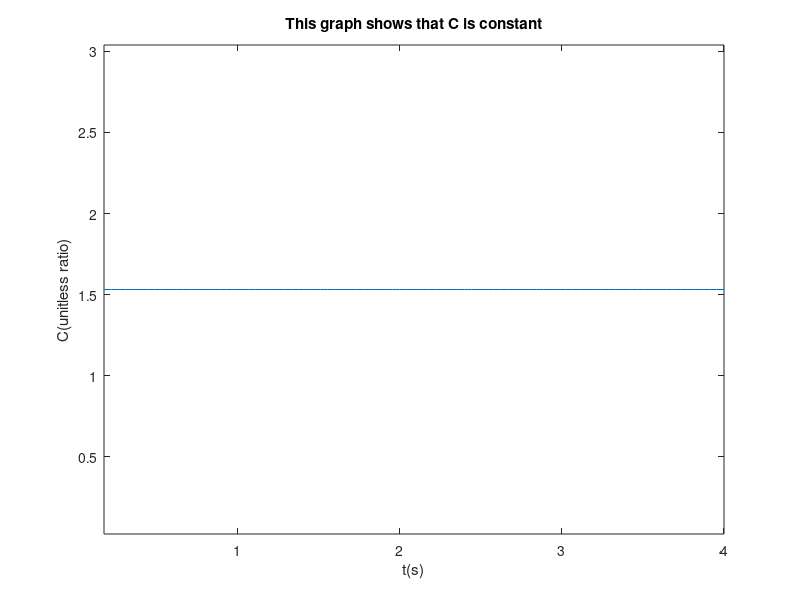

The MATLAB source for this figure:
%%% MIE301 Lab 2
%%
close all;                                      % closes all figures
clear all;                                      % clears all variables from memory
clc;                                            % clears all calculations from the Matlab workspace

% Plot Parameters: these will be used to set the axis limits on the figure
xmin= -200;                                     % leftmost window edge
xmax= 300;                                      % rightmost window edge
ymin= -20;                                      % bottom window edge
ymax= 400;                                      % top window edge

% xmin= -100;                                   % leftmost window edge
% xmax= 200;                                    % rightmost window edge
% ymin= 100;                                    % bottom window edge
% ymax= 200;                                    % top window edge

%% Define Angles
increments = 91; % number of theta_2 configuration steps to calculate along mechanism rotation
deg = pi/180;
min_rot_2 = 170*deg;
max_rot_2 = 200*deg;
avg_rot_2 = (max_rot_2+min_rot_2)/2;

min_rot_4 = 150*deg;
max_rot_4 = 220*deg;

min_rot_11 = 20*deg;
%max_rot_11 = 690*deg;
max_rot_11 = 1000*deg;

onez = ones(1,increments);

temp_2a= linspace(min_rot_2,max_rot_2,increments);
temp_2b= linspace(min_rot_2,avg_rot_2,increments);
temp_4 = linspace(min_rot_4,max_rot_4,increments);
temp_11= linspace(max_rot_11,min_rot_11,increments);


% theta_2 = [temp_2a flip(temp_2a) temp_2b avg_rot_2*([onez onez onez])];
% theta_4 = [min_rot_4*([onez onez onez]) temp_4 max_rot_4*([onez onez])];
% theta_11= [max_rot_11*([onez onez onez onez]) temp_11 flip(temp_11)];

% Height and Canopy Angle
% theta_2 = [temp_2a flip(temp_2a) min_rot_2*([onez onez])];
% theta_4 = [min_rot_4*([onez onez]) temp_4 flip(temp_4)];
% theta_11= [max_rot_11*([onez onez onez onez])];

% Just canopy angle
% theta_2 = [180*deg*([onez])];
% theta_4 = [temp_4];
% theta_11= [max_rot_11*([onez])];

% Just height
% theta_2 = [temp_2a flip(temp_2a)];
% theta_4 = [min_rot_4*([onez onez])];
% theta_11= [max_rot_11*([onez onez])];

% Just Opening 
theta_2 = [min_rot_2*onez];
theta_4 = [min_rot_4*onez];
theta_11= [temp_11];

% t= linspace (0,4,2*increments);
t= linspace (0,4,length(theta_2));
%% Define Link Lengths and ratios
L1  = 200;
L2  = 30;
L3  = 100;
L4  = 25;
L5  = 75;
L6  = 15;                            %length of EJ
L7  = 150;
L8  = L7;
L9  = 35;
L10A= 100;
L10B= 15;
L10C= 10;

L13 = 130;                           %canopy radius

OAB_ratio = L3/L1;                  % AB / OB
FDE_ratio = L5/L3;                  % FE / DE
ADC_ratio = 0.4;
GH_ratio = 0.4;                     % GH / GF
VT_ratio = 0.15;
MN_ratio = 2.1;

L11 = VT_ratio * L13;
L12 = L11;
theta_IEJ = 60*deg;                 % Angle IEJ
lead = 5/pi;                        % Centimeters of lead screw travel per radian. 
canopy_angle = theta_4-theta_IEJ;

g=9.81;
linear_weight_density = 0.0015*g;%N/cm          %Linear density of all the links except 3 and 5
lead_linear_density = 0.005;

w1 = linear_weight_density * L1;                                                                                   
w2 = linear_weight_density * L2;                                              
w3 = 16*g;                                               
w4 = linear_weight_density * L4;                                                
w5 = 33.302147602117415;                                                
w6 = linear_weight_density * (L6 + L4*(1-GH_ratio) + sqrt(L6^2 + (L4*(1-GH_ratio))^2- 2*L6*L4*(1-GH_ratio)*cos(theta_IEJ)));                                                
w7 = linear_weight_density * L7;                                                
w8 = linear_weight_density * L8;                                               
w9 = lead_linear_density * L9;                                                
w10A=linear_weight_density * (L10A);
w10B=linear_weight_density * (L10B);  
w10C=linear_weight_density * (L10C);             
w11 =linear_weight_density * L11;                                              
w12 =linear_weight_density * L12;                                               
w13 =linear_weight_density * L13;
w14 =w13;
         
w_tot = w1 + w2 + w3 + w4 + w5 + w6 +w7 + w8 + w9 + w10A +w10B + w10C + 4*w11 + 4*w12 + 8*w13;
W_canopy = w9 + 4*w11 + 4*w12 + 8*w13;

%% set up figure
figure(1);                         %create new figure
set(1,'WindowStyle','Docked')      %dock the figure
clr = 'Color';
LW = 'LineWidth';
clr1 = [0 0 0];
clr3 = [0.69 0.1 0.1];
clr4 = [0.84 0.6 0.6];
dot_clr = 'm.';
grnd_clr = [0 0 0];

animate = true;
%% Set up zero vectors just to speed up simulation, Ignore this section
if true
    Ox = zeros(1,length(theta_2));
    Oy = zeros(1,length(theta_2));
    Ax = zeros(1,length(theta_2));
    Ay = zeros(1,length(theta_2));
    Bx = zeros(1,length(theta_2));
    By = zeros(1,length(theta_2));
    Cx = zeros(1,length(theta_2));
    Cy = zeros(1,length(theta_2));
    Dx = zeros(1,length(theta_2));
    Dy = zeros(1,length(theta_2));
    Ex = zeros(1,length(theta_2));
    Ey = zeros(1,length(theta_2));
    Fx = zeros(1,length(theta_2));
    Fy = zeros(1,length(theta_2));
    Gy = zeros(1,length(theta_2));
    Gx = zeros(1,length(theta_2));
    Hx = zeros(1,length(theta_2));
    Hy = zeros(1,length(theta_2));
    Ix = zeros(1,length(theta_2));
    Iy = zeros(1,length(theta_2));
    Jx = zeros(1,length(theta_2));
    Jy = zeros(1,length(theta_2));
    Kx = zeros(1,length(theta_2));
    Ky = zeros(1,length(theta_2));
    Lx = zeros(1,length(theta_2));
    Ly = zeros(1,length(theta_2));
    Mx = zeros(1,length(theta_2));
    My = zeros(1,length(theta_2));
    Nx = zeros(1,length(theta_2));
    Ny = zeros(1,length(theta_2));
    Px = zeros(1,length(theta_2));
    Py = zeros(1,length(theta_2));
    Qx = zeros(1,length(theta_2));
    Qy = zeros(1,length(theta_2));
    Rx = zeros(1,length(theta_2));
    Ry = zeros(1,length(theta_2));
    Sx = zeros(1,length(theta_2));
    Sy = zeros(1,length(theta_2));
    Tx = zeros(1,length(theta_2));
    Ty = zeros(1,length(theta_2));
    Ux = zeros(1,length(theta_2));
    Uy = zeros(1,length(theta_2));
    Vx = zeros(1,length(theta_2));
    Vy = zeros(1,length(theta_2));
    Wx = zeros(1,length(theta_2));
    Wy = zeros(1,length(theta_2));
end

%% calculate mechanism motion
for i=1:length(theta_2)                               % step through motion of the mechanism
    
    % Set up Coordinates:
    Ox(i) = 0;                                  
    Oy(i) = 0;                                  
    Ax(i) = 0;                                                                     
    Ay(i) = L1 - L3;                                                               
    Bx(i) = 0;                                                  
    By(i) = L1;                                                     
    Cx(i) = Ax(i)+L2*cos(theta_2(i));                                    
    Cy(i) = Ay(i)+L2*sin(theta_2(i));                                    
    Dx(i) = ADC_ratio*Ax(i)+(1-ADC_ratio)*Cx(i);                                     
    Dy(i) = ADC_ratio*Ay(i)+(1-ADC_ratio)*Cy(i);                                     
    Ex(i) = Dx(i);                                     
    Ey(i) = Dy(i)+L3;                                     
    Fx(i) = Dx(i);                                     
    Fy(i) = Dy(i)+(1-FDE_ratio)*L3;                                
    Gy(i) = Fy(i)+L4*sin(theta_4(i));                                     
    Gx(i) = Fx(i)+L4*cos(theta_4(i));                                    
    Hx(i) = GH_ratio*Fx(i)+(1-GH_ratio)*Gx(i);                                     
    Hy(i) = GH_ratio*Fy(i)+(1-GH_ratio)*Gy(i);  
    Ix(i) = Hx(i);                                                                   
    Iy(i) = Hy(i)+L5;                                                                
    Jx(i) = Ex(i)+L6*cos(canopy_angle(i));                                     
    Jy(i) = Ey(i)+L6*sin(canopy_angle(i));                                      
    Kx(i) = Ex(i)-L8*cos(theta_2(i));                                     
    Ky(i) = Ey(i)-L8*sin(theta_2(i));                                     
    Lx(i) = Kx(i)+Jx(i)-Ex(i);                                     
    Ly(i) = Ky(i)+Jy(i)-Ey(i);                                     
    Mx(i) = Lx(i)-L9*cos(canopy_angle(i));                                     
    My(i) = Ly(i)-L9*sin(canopy_angle(i));                                     
    Nx(i) = Lx(i) + MN_ratio*(Mx(i)-Lx(i));                                  
    Ny(i) = Ly(i) + MN_ratio*(My(i)-Ly(i));
    Px(i) = Nx(i);                                     
    Py(i) = Ny(i)-L10A;                                     
    Qx(i) = Px(i)+L11*cos(theta_11(i));                                     
    Qy(i) = Py(i);                                     
    Rx(i) = Qx(i);                                    
    Ry(i) = Qy(i)-L10C;
    Sx(i) = Mx(i) - (2*L13*VT_ratio-lead*theta_11(i))*cos(canopy_angle(i));%
    Sy(i) = My(i) - (2*L13*VT_ratio-lead*theta_11(i))*sin(canopy_angle(i)); %                                    
    Tx(i) = ((Sx(i) + Mx(i))/2)+sqrt((L13*VT_ratio)^2-(L13*VT_ratio-0.5*lead*theta_11(i))^2)*sin(canopy_angle(i));%
    Ty(i) = ((Sy(i) + My(i))/2)-sqrt((L13*VT_ratio)^2-(L13*VT_ratio-0.5*lead*theta_11(i))^2)*cos(canopy_angle(i));%
    Ux(i) = ((Sx(i) + Mx(i))/2)-sqrt((L13*VT_ratio)^2-(L13*VT_ratio-0.5*lead*theta_11(i))^2)*sin(canopy_angle(i));%
    Uy(i) = ((Sy(i) + My(i))/2)+sqrt((L13*VT_ratio)^2-(L13*VT_ratio-0.5*lead*theta_11(i))^2)*cos(canopy_angle(i));%%
    Vx(i) = Mx(i) + (1/VT_ratio)*(Tx(i)-Mx(i)); %                                    
    Vy(i) = My(i) + (1/VT_ratio)*(Ty(i)-My(i)); %
    Wx(i) = Mx(i) + (1/VT_ratio)*(Ux(i)-Mx(i)); %                                  
    Wy(i) = My(i) + (1/VT_ratio)*(Uy(i)-My(i)); %


end

%% Plot Mechanism

for i=1:length(theta_2)
    %///////////////////////////////////////////////////////////////////////////
    %% Draw Points:
    if animate
        plot([-30,30],[0,0], clr, grnd_clr);                                % Clear graph and draw ground
        hold on;                                                            % redraw the current figure
        axis( [xmin xmax ymin ymax] );                                      % figure axis limits
        xlabel('x (cm)', 'fontsize', 15);                                   % axis label
        ylabel('y (cm)', 'fontsize', 15);                                   % axil label
        grid off;                                                           % add a grid to the figure
        axis equal;                                                         % make sure the figure is not stretched
        title('Plot of Patio Umbrella Mechanism');                          % add a title to the figure

        plot([-30,-20],[-10 0], clr, grnd_clr);                             % draw base pivot
        plot([-20 -10],[-10 0], clr, grnd_clr);                             % draw base pivot    
        plot([-10 000],[-10 0], clr, grnd_clr);                             % draw base pivot
        plot([000 010],[-10,0], clr, grnd_clr);                             % draw base pivot    
        plot([010 020],[-10 0], clr, grnd_clr);                             % draw base pivot
        plot([020 030],[-10,0], clr, grnd_clr);                             % draw base pivot



    %     plot(Ax(i), Ay(i), dot_clr);                                      % draw a point at A
    %     plot(Bx(i), By(i), dot_clr);                                      % draw a point at B
    %     plot(Cx(i), Cy(i), dot_clr);                                      % draw a point at C
    %     plot(Dx(i), Dy(i), dot_clr);                                      % draw a point at D
    %     plot(Ex(i), Ey(i), dot_clr);                                      % draw a point at E
    %     plot(Fx(i), Fy(i), dot_clr);                                      % draw a point at F
    %     plot(Gx(i), Gy(i), dot_clr);                                      % draw a point at G
    %     plot(Hx(i), Hy(i), dot_clr);                                      % draw a point at H
    %     plot(Ix(i), Iy(i), dot_clr);                                      % draw a point at I
    %     plot(Jx(i), Jy(i), dot_clr);                                      % draw a point at J
    %     plot(Kx(i), Ky(i), dot_clr);                                      % draw a point at K
    %     plot(Lx(i), Ly(i), dot_clr);                                      % draw a point at L
    %     plot(Mx(i), My(i), dot_clr);                                      % draw a point at M
    %     plot(Nx(i), Ny(i), dot_clr);                                      % draw a point at N
    %     plot(Ox(i), Oy(i), dot_clr);                                      % draw a point at O
    %     plot(Px(i), Py(i), dot_clr);                                      % draw a point at P
    %     plot(Qx(i), Qy(i), dot_clr);                                      % draw a point at Q
    %     plot(Rx(i), Ry(i), dot_clr);                                      % draw a point at R
    %     plot(Sx(i), Sy(i), dot_clr);                                      % draw a point at S
    %     plot(Tx(i), Ty(i), dot_clr);                                      % draw a point at T
    %     plot(Ux(i), Uy(i), dot_clr);                                      % draw a point at U
    %     plot(Vx(i), Vy(i), dot_clr);                                      % draw a point at V
    %     plot(Wx(i), Wy(i), dot_clr);                                      % draw a point at W


        %% Draw Links:
        plot([Ax(i) Cx(i)], [Ay(i) Cy(i)], clr, clr1, LW, 1 );              % Link2
        plot([Ox(i) Bx(i)], [Oy(i) By(i)], clr, clr1, LW, 1 );              % Link1
        plot([Dx(i) Ex(i)], [Dy(i) Ey(i)], clr, clr1, LW, 1 );              % Link3
        plot([Gx(i) Fx(i)], [Gy(i) Fy(i)], clr, clr1, LW, 1 );              % Link4
        plot([Hx(i) Ix(i)], [Hy(i) Iy(i)], clr, clr1, LW, 1 );              % Link5
        plot([Ix(i) Ex(i)], [Iy(i) Ey(i)], clr, clr1, LW, 1 );              % Link6
        plot([Ex(i) Jx(i)], [Ey(i) Jy(i)], clr, clr1, LW, 1 );              % Link6
        plot([Ix(i) Jx(i)], [Iy(i) Jy(i)], clr, clr1, LW, 1 );              % Link6
        plot([Jx(i) Lx(i)], [Jy(i) Ly(i)], clr, clr1, LW, 1 );              % Link7
        plot([Ex(i) Kx(i)], [Ey(i) Ky(i)], clr, clr1, LW, 1 );              % Link8
        plot([Lx(i) Nx(i)], [Ly(i) Ny(i)], clr, clr1, LW, 1 );              % Link9    
        plot([Nx(i) Px(i)], [Ny(i) Py(i)], clr, clr1, LW, 1 );              % Link10
        plot([Px(i) Qx(i)], [Py(i) Qy(i)], clr, clr1, LW, 1 );              % Link10
        plot([Qx(i) Rx(i)], [Qy(i) Ry(i)], clr, clr1, LW, 1 );              % Link10
        plot([Ux(i) Sx(i)], [Uy(i) Sy(i)], clr, clr4, LW, 1 );              % Link11
        plot([Tx(i) Sx(i)], [Ty(i) Sy(i)], clr, clr4, LW, 1 );              % Link12
        plot([Mx(i) Vx(i)], [My(i) Vy(i)], clr, clr3, LW, 1 );              % Link13
        plot([Mx(i) Wx(i)], [My(i) Wy(i)], clr, clr3, LW, 1 );              % Link14
        plot([Wx(i) Vx(i)], [Wy(i) Vy(i)], clr, clr3, LW, 1 );              % 15 Umbrella canopy bottom or outer ring
        
%         lengthL = num2str(sqrt((Mx(i)-Wx(i))^2+(My(i)-Wy(i))^2));
%         text(Mx(i)+0.4, Cy(i), lengthL , clr,'k');                        %Verify that the length stays constant
    end

    axis equal;                        % make sure the figure is not stretched
    axis( [xmin xmax ymin ymax] );          % figure axis limits
    pause(0.0); 
    
%     %% Compute Averages
    avg_001x(i) = (Ox(i) + Bx(i))/2;
    avg_001y(i) = (Oy(i) + By(i))/2;              % Link1
    avg_002x(i) = (Ax(i) + Cx(i))/2;
    avg_002y(i) = (Ay(i) + Cy(i))/2;              % Link2
    avg_003x(i) = (Dx(i) + Ex(i))/2;
    avg_003y(i) = (Dy(i) + Ey(i))/2;              % Link3
    avg_004x(i) = (Gx(i) + Fx(i))/2;
    avg_004y(i) = (Gy(i) + Fy(i))/2;              % Link4
    avg_005x(i) = (Hx(i) + Ix(i))/2;
    avg_005y(i) = (Hy(i) + Iy(i))/2;              % Link5
    avg_06ax(i) = (Ix(i) + Ex(i))/2;
    avg_06ay(i) = (Iy(i) + Ey(i))/2;              % Link6
    avg_06bx(i) = (Ex(i) + Jx(i))/2;
    avg_06by(i) = (Ey(i) + Jy(i))/2;              % Link6
    avg_06cx(i) = (Ix(i) + Jx(i))/2;
    avg_06cy(i) = (Iy(i) + Jy(i))/2;              % Link6
    avg_007x(i) = (Jx(i) + Lx(i))/2;
    avg_007y(i) = (Jy(i) + Ly(i))/2;              % Link7
    avg_008x(i) = (Ex(i) + Kx(i))/2;
    avg_008y(i) = (Ey(i) + Ky(i))/2;              % Link8
    avg_009x(i) = (Lx(i) + Nx(i))/2;
    avg_009y(i) = (Ly(i) + Ny(i))/2;              % Link9    
    avg_10ax(i) = (Nx(i) + Px(i))/2;
    avg_10ay(i) = (Ny(i) + Py(i))/2;              % Link10
    avg_10bx(i) = (Px(i) + Qx(i))/2;
    avg_10by(i) = (Py(i) + Qy(i))/2;              % Link10
    avg_10cx(i) = (Qx(i) + Rx(i))/2;
    avg_10cy(i) = (Qy(i) + Ry(i))/2;              % Link10
    avg_011x(i) = (Ux(i) + Sx(i))/2;
    avg_011y(i) = (Uy(i) + Sy(i))/2;              % Link11
    avg_012x(i) = (Tx(i) + Sx(i))/2;
    avg_012y(i) = (Ty(i) + Sy(i))/2;              % Link12
    avg_013x(i) = (Mx(i) + Vx(i))/2;
    avg_013y(i) = (My(i) + Vy(i))/2;              % Link13
    avg_014x(i) = (Mx(i) + Wx(i))/2;
    avg_014y(i) = (My(i) + Wy(i))/2;              % Link14
    avg_015x(i) = (Wx(i) + Vx(i))/2;
    avg_015y(i) = (Wy(i) + Vy(i))/2;              %15   
%     %hold on;                          % draw on top of the current figure
% 
%     %% Plot averages of each link just to show that they make sense
    if false
        plot(avg_001x(i), avg_001y(i), dot_clr);                                      % draw a point at E
        plot(avg_002x(i), avg_002y(i), dot_clr);                                      % draw a point at E
        plot(avg_003x(i), avg_003y(i), dot_clr);                                      % draw a point at E
        plot(avg_004x(i), avg_004y(i), dot_clr);                                      % draw a point at E
        plot(avg_005x(i), avg_005y(i), dot_clr);                                      % draw a point at E
        plot(avg_06ax(i), avg_06ay(i), dot_clr);                                      % draw a point at E
        plot(avg_06bx(i), avg_06by(i), dot_clr);                                      % draw a point at E
        plot(avg_06cx(i), avg_06cy(i), dot_clr);                                      % draw a point at E
        plot(avg_007x(i), avg_007y(i), dot_clr);                                      % draw a point at E
        plot(avg_008x(i), avg_008y(i), dot_clr);                                      % draw a point at E
        plot(avg_009x(i), avg_009y(i), dot_clr);                                      % draw a point at E
        plot(avg_10ax(i), avg_10ay(i), dot_clr);                                      % draw a point at E
        plot(avg_10bx(i), avg_10by(i), dot_clr);                                      % draw a point at E
        plot(avg_10cx(i), avg_10cy(i), dot_clr);   
        plot(avg_011x(i), avg_011y(i), dot_clr);   
        plot(avg_012x(i), avg_012y(i), dot_clr);   
        plot(avg_013x(i), avg_013y(i), dot_clr);   
        plot(avg_014x(i), avg_014y(i), dot_clr);   
        plot(avg_015x(i), avg_015y(i), dot_clr);   
    end
    
%     %% Find h_cg
    y_avg(i) = 0;
    y_avg(i) = y_avg(i) + w1*avg_001x(i);
    y_avg(i) = y_avg(i) + w2*avg_002x(i);
    y_avg(i) = y_avg(i) + w3*avg_003x(i);
    y_avg(i) = y_avg(i) + w4*avg_004x(i);
    y_avg(i) = y_avg(i) + w5*avg_005x(i);
    y_avg(i) = y_avg(i) + w6*avg_06ax(i);
    y_avg(i) = y_avg(i) + w6*avg_06bx(i);
    y_avg(i) = y_avg(i) + w6*avg_06cx(i);
    y_avg(i) = y_avg(i) + w7*avg_007x(i);
    y_avg(i) = y_avg(i) + w7*avg_008x(i);
    y_avg(i) = y_avg(i) + w9*avg_009x(i);
    y_avg(i) = y_avg(i) + w10A*avg_10ax(i);
    y_avg(i) = y_avg(i) + w10B*avg_10bx(i);
    y_avg(i) = y_avg(i) + w10C*avg_10cx(i);
    y_avg(i) = y_avg(i) + 4*w11*avg_011x(i);
    y_avg(i) = y_avg(i) + 4*w12*avg_012x(i);
    y_avg(i) = y_avg(i) + 4*w13*avg_013x(i);
    y_avg(i) = y_avg(i) + 4*w14*avg_014x(i);
    y_avg(i) = y_avg(i) / w_tot;
    
    C = (y_avg(i)-y_avg(i))/(Sy(i)-Sy(1));
    
    if animate                                  
%         plot(-100, y_avg, dot_clr);        % draw a point at y_Avg
        axis equal;                        % make sure the figure is not stretched
        axis([xmin xmax ymin ymax]);       % figure axis limits
        pause(0.0);
        hold off;
    end
end

%% Calculate the Force required for link 5 for range of canopy angles
F1 = zeros(1,length(theta_2));
for i = 1:length(theta_2)

    y_avg_canopy(i) = 0;        %CG of canopy
    y_avg_canopy(i) = y_avg_canopy(i) + w9*avg_009y(i);

    y_avg_canopy(i) = y_avg_canopy(i) + 4*w11*avg_011y(i);
    y_avg_canopy(i) = y_avg_canopy(i) + 4*w12*avg_012y(i);
    y_avg_canopy(i) = y_avg_canopy(i) + 4*w13*avg_013y(i);
    y_avg_canopy(i) = y_avg_canopy(i) + 4*w14*avg_014y(i);
    y_avg_canopy(i) = y_avg_canopy(i) / (W_canopy);


    %Two force analysis calculation of vertical force input on link 5
end
for i = 2:length(theta_2)
    C(i) = (y_avg_canopy(i)-y_avg_canopy(1))/(Sy(i)-Sy(1));
end
disp("The C ratio is:")
disp(C(5));
plot(t(5:length(C)),C(5:length(C)));
title("This graph shows that C is constant")
xlabel('t(s)')
ylabel('C(unitless ratio)')
axis equal;


